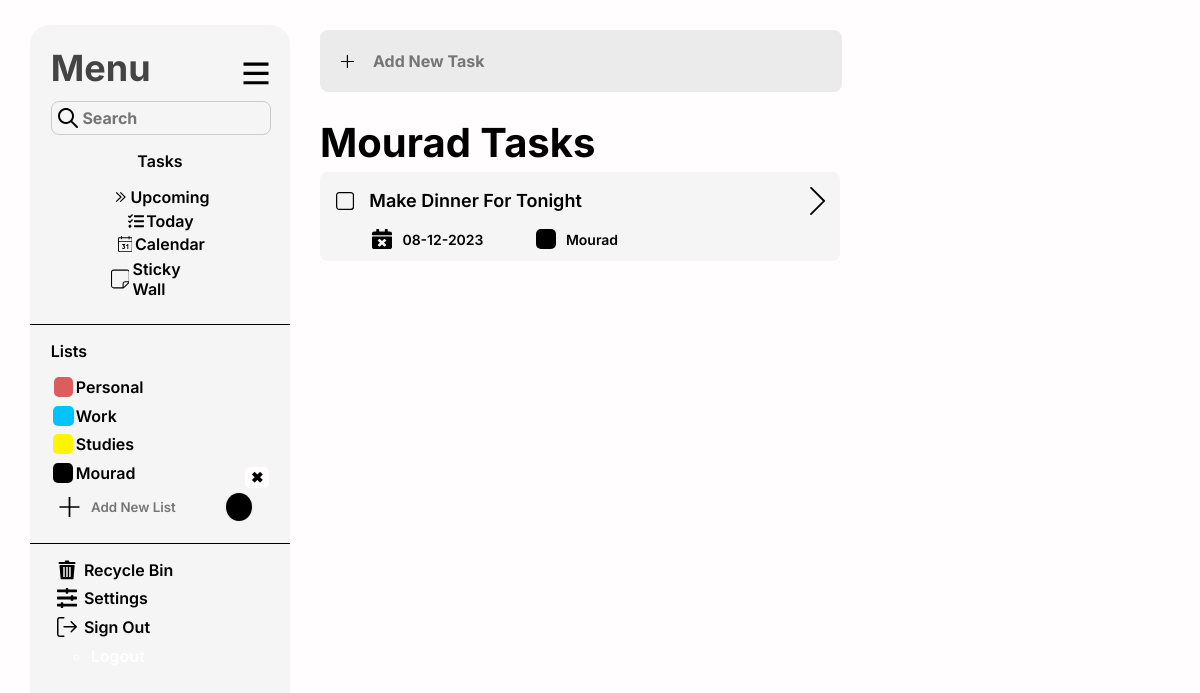
Page /index/todo_page/Mourad (signed in) on the committed database.
### playground/models.py (models this page shows, shortened)
class List(models.Model):
    user = models.ForeignKey(User, on_delete=models.CASCADE)
    ListName = models.CharField(default='Personal',max_length=10)
    svgColor = models.CharField(default='black',max_length=10)

class Todo(models.Model):
    user = models.ForeignKey(User, on_delete=models.CASCADE)
    date_created = models.DateField()
    due_date = models.DateField(default='0000-00-00')
    task_Text = models.CharField(max_length=50)
    task_Descr = models.CharField(default='Default Decription',max_length=150)
    task_List = models.ForeignKey(List,to_field='id',on_delete=models.CASCADE)
    task_Progress = models.CharField(default='Incomplete',max_length=15)
    isDone = models.BooleanField(default=False)
    is_in_recycle_bin = models.BooleanField(default=False)

### playground/views.py (the view)
# urls.py: path('index/todo_page/<str:ListName>', views.view_List, name="viewList_page"),
@login_required
def view_List(request, ListName):
    user = request.user
    list_dict = load_Lists(user)
    modifications = ModificationHistory.objects.filter(user=user).order_by('-modification_date')
    listObj = get_object_or_404(List, user=user, ListName=ListName)
    listTasks = Todo.objects.filter(user=user,task_List=listObj)
    return render(request, 'List.html', {'list_dict':list_dict,'modifications':modifications, 'List':listObj, 'listTasks':listTasks})

### playground/views.py (called while the page is built)
def load_Lists(user):
    Curr_Lists = List.objects.filter(user=user)
    list_dict  = {}
    for list_obj in Curr_Lists:
        list_dict[list_obj.ListName] = list_obj.svgColor
    return list_dict

### playground/templates/List.html (shortened to what this page needs)
{% extends 'base_layout.html' %}
{% load static %}
{% block Active %}
<div class="Active">
  <div class="AddNewTask">
          <input placeholder="Add New Task">
  </div>
        <h1 class="Title">{{List.ListName}} Tasks</h1>
        <div class="Upcoming-Tasks">
          {% for task in listTasks %}
          {% if not task.is_in_recycle_bin %}
          <div class="Upcoming-Task" id="Upcoming-Task" task_id="{{task.pk}}">
            <div class="taskFrow">
              {% if task.isDone %}
              <svg id="isDone-Icon" class="isDone-Icon" task_id="{{task.pk}}" xmlns="http://www.w3.org/2000/svg" width="20" height="20" viewBox="0 0 20 20" fill="none">
                  <path d="M3.53811 0C1.59417 0 0 1.58715 0 3.54143L0 16.4586C0 18.4129 1.59417 20 3.53811 20H16.4619C18.4058 20 20 18.4129 20 16.4586V3.54143C20 1.58715 18.4058 0 16.4619 0L3.53811 0ZM3.53811 1.42286H16.4619C17.6569 1.42286 18.5884 2.35715 18.5884 3.54143V16.4586C18.5884 17.6429 17.6569 18.5771 16.4619 18.5771H3.53811C3.25981 18.5819 2.9834 18.5305 2.72503 18.4261C2.46665 18.3217 2.23151 18.1662 2.03344 17.9689C1.83538 17.7716 1.67843 17.5364 1.57164 17.277C1.46485 17.0177 1.41043 16.7394 1.4116 16.4586V3.54143C1.4116 2.35715 2.34315 1.42286 3.53811 1.42286Z" fill="#9EFF00"/>
                  <path d="M8.01851 14.6496L4.17326 10.8044C3.94225 10.5734 3.94225 10.1988 4.17326 9.96776L5.00986 9.13114C5.24087 8.9001 5.61546 8.9001 5.84647 9.13114L8.43682 11.7215L13.985 6.17326C14.2161 5.94225 14.5906 5.94225 14.8217 6.17326L15.6583 7.00988C15.8893 7.24089 15.8893 7.61546 15.6583 7.8465L8.85513 14.6496C8.62409 14.8807 8.24952 14.8807 8.01851 14.6496Z" fill="#9EFF00"/>
              </svg>
              {% else %}
              <svg id="isDone-Icon" class="isDone-Icon" task_id="{{task.pk}}" xmlns="http://www.w3.org/2000/svg" width="20" height="20" viewBox="0 0 20 20" fill="none">
                <path d="M3.53811 0C1.59417 0 0 1.58715 0 3.54143L0 16.4586C0 18.4129 1.59417 20 3.53811 20H16.4619C18.4058 20 20 18.4129 20 16.4586V3.54143C20 1.58715 18.4058 0 16.4619 0L3.53811 0ZM3.53811 1.42286H16.4619C17.6569 1.42286 18.5884 2.35715 18.5884 3.54143V16.4586C18.5884 17.6429 17.6569 18.5771 16.4619 18.5771H3.53811C3.25981 18.5819 2.9834 18.5305 2.72503 18.4261C2.46665 18.3217 2.23151 18.1662 2.03344 17.9689C1.83538 17.7716 1.67843 17.5364 1.57164 17.277C1.46485 17.0177 1.41043 16.7394 1.4116 16.4586V3.54143C1.4116 2.35715 2.34315 1.42286 3.53811 1.42286Z" />
              </svg>
              {% endif %}
              <div class="task_txt_div" data-task-id="{{task.pk}}">
                <p class="task-txt" style="font-size: 18px;">{{ task.task_Text }}</p>
              </div>
            </div>
              <div class="infoSup-div">
                <p class="infoSup-txts">{{ task.due_date|date:'d-m-Y' }}</p>
                  <div class="infoSup-Icons" style="width: 20px;height: 20px;border-radius: 5px;background: #00C2FF;"></div>
                  <p class="infoSup-txts">{{ List.ListName }}</p>
              </div>
          </div>
          {% endif %}
          {% endfor %}
        </div>
</div>
{% endblock %}

### playground/templates/base_layout.html (shortened to what this page needs)
<!DOCTYPE html>
<html lang="en">
  <head>
    {% load static %}
    <link rel="stylesheet" href="{% static 'MainLight.css' %}" />
    <link
      rel="stylesheet"
      href="//code.jquery.com/ui/1.12.1/themes/base/jquery-ui.css"
    />
  </head>
  <body>
    <div class="container">
      <div class="LeftBarBG">
        <div class="LeftBarContent">
          <div class="Menu">
            <p>Menu</p>
            <svg
              class="menu-icon"
              xmlns="http://www.w3.org/2000/svg"
              width="26"
              height="23"
              viewBox="0 0 26 23"
              fill="none"
            >
              <path
                d="M0.501953 0.5V3.625H25.502V0.5H0.501953ZM0.501953 9.78125V12.9063H25.502V9.78125H0.501953ZM0.501953 19.1563V22.2813H25.502V19.1563H0.501953Z"
              />
            </svg>
          </div>
          <div class="Search-Bar">
            <input placeholder="Search" />
          </div>
          <div class="Tasks">
            <ul class="Tasks-List">
              <p>Tasks</p>
              <li class="li-elements">
                <a href="{% url 'upcoming_page' %}" {% block Selected_Upcoming %}{% endblock %}>
                  Upcoming</a
                >
              </li>
              <li class="li-elements" >
                <a href="{% url 'today_page' %}" {% block Selected_Today %}{% endblock %}>
                  Today</a
                >
              </li>
              <li class="li-elements">
                <a href="{% url 'calendar_page' %}" {% block Selected_Calendar %}{% endblock %}>
                  Calendar</a
                >
              </li>
              <li class="li-elements" >
                <a href="{% url 'stickywall_page' %}" {% block Selected_StickyWall %}{% endblock %}>
                    Sticky Wall</a
                >
              </li>
            </ul>
          </div>
        </div>
        <div class="Line"></div>
        <div class="LeftBarContent2">
          <div class="Lists">
            <ul class="Lists-List" id="Lists-List">
              <p>Lists</p>
              <li class="li-elements" id="List-Info" >
                <a href="{% url 'viewList_page' 'Personal' %}"><svg class="Lists-Icons" style="background: #dc5d5d"></svg>Personal</a>
              </li>
              <li class="li-elements" id="List-Info" >
                <a href="{% url 'viewList_page' 'Work' %}"><svg class="Lists-Icons" style="background: #00c2ff"></svg>Work</a>
              </li>
              <li class="li-elements" id="List-Info" >
                <a href="{% url 'viewList_page' 'Studies' %}"><svg class="Lists-Icons" style="background: #fff500"></svg>Studies</a>
              </li>
              {% for ListName, svgColor in list_dict.items %}
              {% if ListName != 'Personal' and ListName != 'Work' and ListName != 'Studies' %}
              <li class="li-elements" id="List-Info" >
                <a href="{% url 'viewList_page' ListName %}"><svg class="Lists-Icons" style="background: {{svgColor}};"></svg>{{ListName}}</a>
                  <form method="post" action="{% url 'delete_List' ListName %}">
                    <button class="delete-button" type="submit">✖</button>
                  </form>
              </li>
              {% endif %}
              {% endfor %}
              <li class="li-elements" id="List-Add">
                <div class="AddNewList-Div">
                  <svg class="Lists-Icons" xmlns="http://www.w3.org/2000/svg" width="20" height="20" viewBox="0 0 20 20" fill="none">
                    <path
                    d="M20.002 9.13043H10.8715V0L9.13239 0V9.13043H0.00195313L0.00195313 10.8696H9.13239V20H10.8715V10.8696H20.002V9.13043Z"/>
                  </svg>
                  <input type="text" id="AddNewList" class="AddNewList" onkeydown="HandleKeyPress(event)" placeholder="Add New List" maxlength="10" rows="1" cols="9" >
                  <input type="color" id="colorPicker" name="colorPicker">
              </li>
            </ul>
          </div>
        </div>
        <div class="Line"></div>
        <div class="LeftBarContent3">
          <div class="Options">
            <ul class="Options-List">
                <li  class="li-elements" >
                    <a href="{% url 'RecycleBin_page' %}" {% block Selected_RecycleBin %}{% endblock %}>
                          Recycle Bin
                    </a>
                  </li>
              <li  class="li-elements" id="options-trigger" >
                <a href="#" {% block Selected_Settings %}{% endblock %}>
                    Settings
                </a>
              </li>
              <li  class="li-elements">
                <a>
                    Sign Out</a
                >
                <ul>
                {%if user.is_authenticated%}
                <li class="nav-item">
                  <a class="nav-link" href="{% url 'logout_page'%}" style="color:#fff;">Logout</a>
                </li>
                {%endif%}
          </div>
        </div>
      </div>
{% block Active %}{% endblock %}
    </div>
  </body>
</html>

### rows in the picture
List: list_dict "Mourad", ListName "Mourad"
Todo: task_Text "Make Dinner For Tonight", due_date "08-12-2023"
